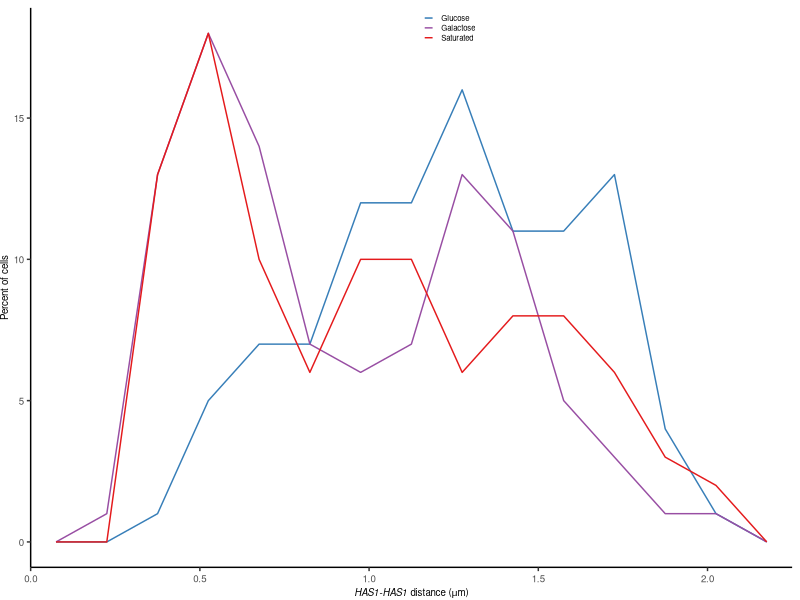
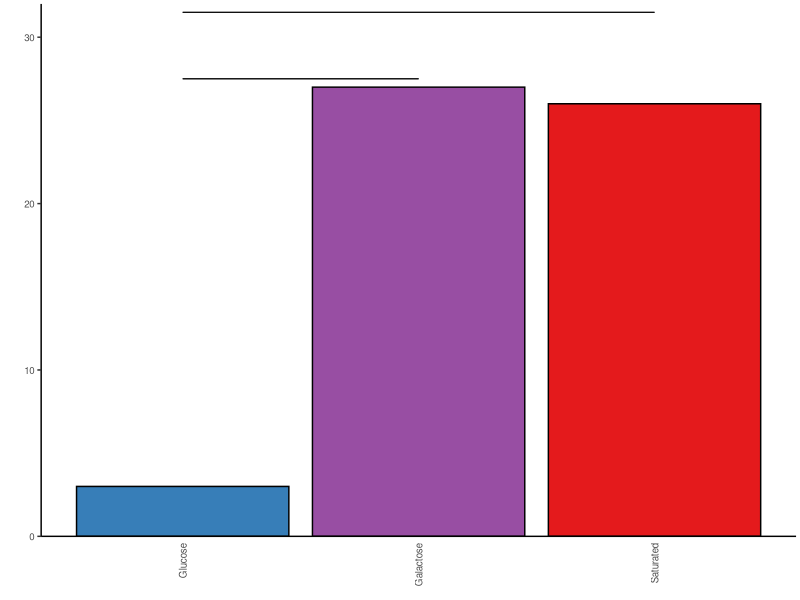
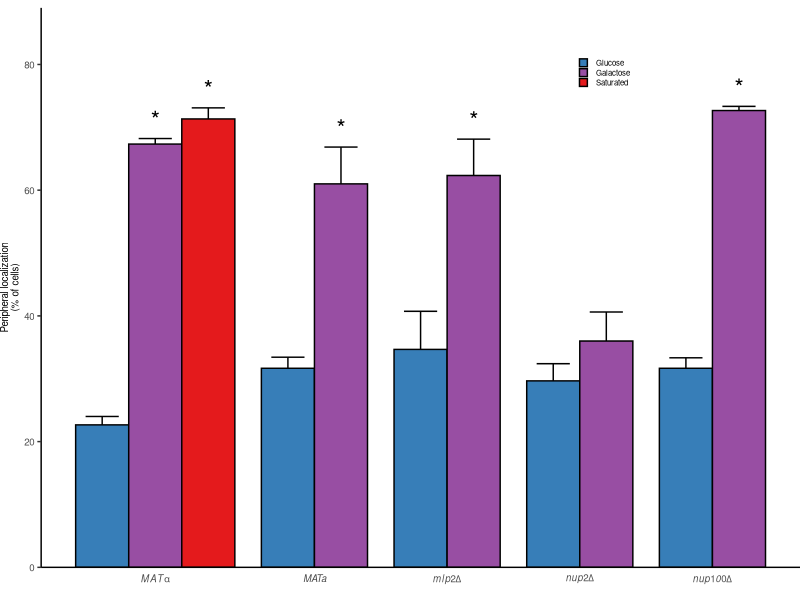

Here is the R script that generated these plots, in order:
# load libraries ----
library(ggplot2)
library(scales)
library(RColorBrewer)
library(dplyr)
library(data.table)

# color palette and condition names ----
brewercols <- brewer.pal(7,"Set1")
cols=brewercols[c(2,4,1)]
conds=c("Glucose","Galactose","Saturated")

# HAS1 allele clustering ----

# load data
data <- read.csv("clustering_data.csv",header=FALSE)

# frequency polygon plot
pdf("HAS1_clustering_freqpoly.pdf",2.2,1.7)
ggplot(data) + geom_freqpoly(aes(x=V1,color=factor(V2,levels=conds)),binwidth=0.15,boundary=0,size=.5) + 
  scale_color_manual(values = cols,name="",labels=conds) + 
  theme_classic() + 
  scale_x_continuous(expand=c(0,0)) + 
  theme(legend.position=c(0.55,0.98),text=element_text(size=7),axis.text=element_text(size=7),legend.key.size=unit(0.25,"cm")) + 
  xlab(expression(paste(italic("HAS1"),"-",italic("HAS1")," distance (",mu,"m)",sep=""))) + ylab("Percent of cells") +
  theme(plot.margin=unit(c(0.2,0.2,0,0),"cm"))
dev.off()

# calculate frequency d < 0.55 µm
dt <- data.table(data)
dt.out <- dt[,list(prop=sum(V1 < .55)/sum(V1 > 0)), by=V2]

# clustering bar plot
pdf("HAS1_clustering_bar.pdf",1.3,2)
ggplot(data.table(dt.out)) + geom_bar(aes(x=factor(V2,levels=conds),y=100*prop,fill=factor(V2,levels=conds)),stat="identity",color="black") + scale_fill_manual(values = cols,name="",labels=conds) +
  theme_classic() + xlab("") + theme(axis.ticks.x=element_blank(),axis.text.x=element_text(angle=90,hjust=1,vjust=0.5),text=element_text(size=7),axis.text=element_text(size=7),legend.position="none",legend.key.size=unit(0.25,"cm"),plot.margin=unit(c(0.1,0.1,0,0),"cm")) + 
  scale_y_continuous(expand=c(0,0),limits=c(0,32)) + ylab("\n") +
  scale_x_discrete(labels=conds) + 
  geom_segment(aes(x=1,xend=2,y=27.5,yend=27.5),size=0.25) + geom_segment(aes(x=1,xend=3,y=31.5,yend=31.5),size=0.25)
dev.off()

# HAS1 peripheral localization ----

# load data, calculate summary statistics
data2 <- read.csv("peripheral_data.csv",header=TRUE)
data2mat <- as.matrix(data2[,-1:-2])
data2$ave <- apply(data2mat,1,mean)
data2$sd <- apply(data2mat,1,sd)
data2$sem <- data2$sd/sqrt(3)

# plotting parameters
dodge <- position_dodge(width=0.8)
wid=0.8
spac=0.4
data2$x <- c(3*wid+spac,0,5*wid+2*spac,7*wid+3*spac,9*wid+4*spac,
             4*wid+spac,wid,6*wid+2*spac,8*wid+3*spac,10*wid+4*spac,
             2*wid)
data2$comb <- paste(data2$strain,data2$cond,sep="-")

# strain names and labels
strains <- c("WTalpha","WTa","mlp2","nup2","nup100")
strainlabs <- c(expression(italic(MAT * alpha)),
                expression(italic("MATa")),
                expression(italic(mlp2 * Delta)),
                expression(italic(nup2 * Delta)),
                expression(italic(nup100) * Delta))

# statistical significance
data2$mark <- c("","","","","","*","*","*","","*","*")

# peripheral localization bar plot
pdf("HAS1_peripheral.pdf",3.7,1.7)
ggplot(data2) + 
  geom_errorbar(aes(x=x,ymin=ave-sem,ymax=ave+sem),width=0.5) +
  geom_bar(aes(x=x,fill=factor(cond,levels=conds),y=ave),width=wid,stat="identity",color="black") + 
  scale_fill_manual(values=cols,name="",labels=conds) +
  theme_classic() + 
  scale_y_continuous(expand=c(0,0),limits=c(0,89)) + 
  ylab("Peripheral localization\n(% of cells)") + xlab("") +
  scale_x_continuous(breaks=c(wid,3.5*wid+spac,5.5*wid+2*spac,7.5*wid+3*spac,9.5*wid+4*spac),labels=strainlabs) + 
  theme(text=element_text(size=7),axis.ticks.x=element_blank(),axis.text=element_text(size=7),legend.key.size=unit(0.25,"cm"),
        plot.margin=unit(c(0.2,0,0,0),"cm"),legend.position=c(0.742,0.9)) +
  geom_text(aes(label=mark,x=x,y=ave+sem+3),size=6)
dev.off()
